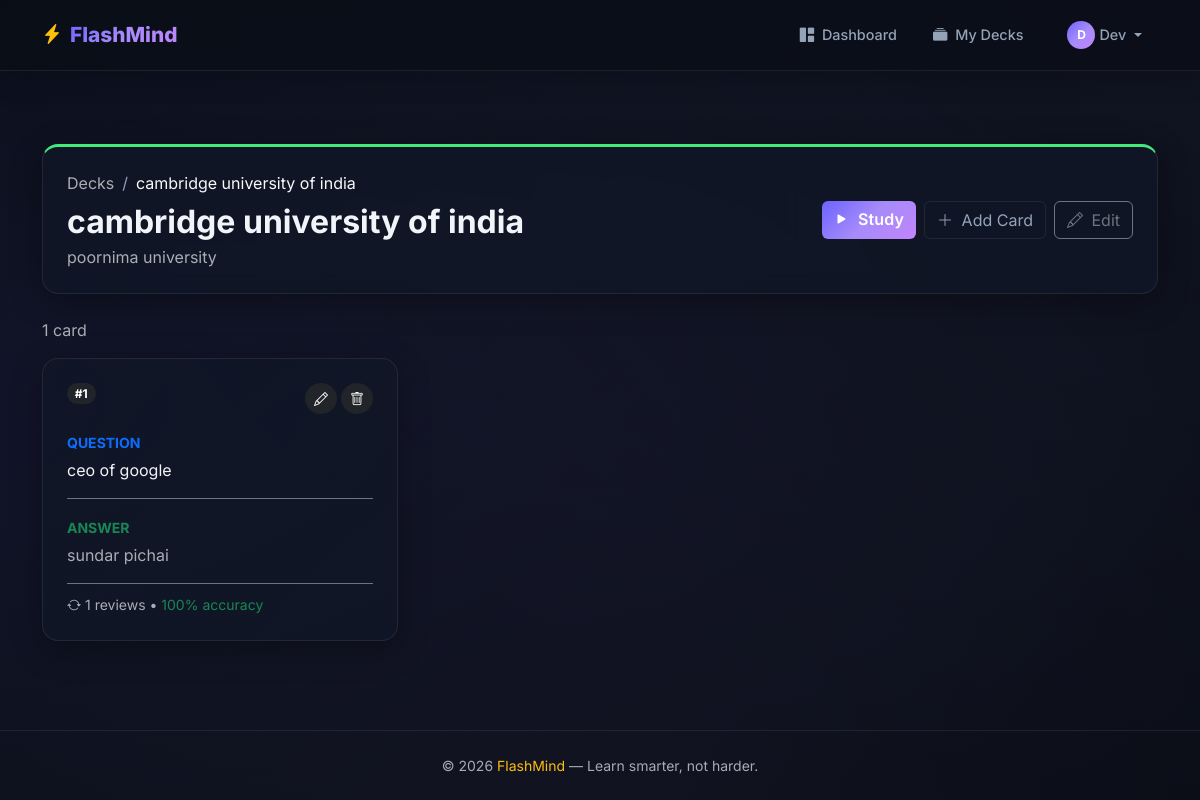
The page /decks/2 (signed in) on the database its author committed.
### models.py (models this page shows, shortened)
class User(UserMixin, db.Model):
    __tablename__ = 'users'
    id = db.Column(db.Integer, primary_key=True)
    username = db.Column(db.String(80), unique=True, nullable=False, index=True)
    email = db.Column(db.String(120), unique=True, nullable=False, index=True)
    password_hash = db.Column(db.String(256), nullable=False)
    created_at = db.Column(db.DateTime, default=lambda: datetime.now(timezone.utc))
    decks = db.relationship('Deck', backref='author', lazy='dynamic', cascade='all, delete-orphan')
    study_sessions = db.relationship('StudySession', backref='user', lazy='dynamic', cascade='all, delete-orphan')

class Deck(db.Model):
    __tablename__ = 'decks'
    id = db.Column(db.Integer, primary_key=True)
    title = db.Column(db.String(200), nullable=False)
    description = db.Column(db.Text, default='')
    color = db.Column(db.String(7), default='#6C63FF')
    user_id = db.Column(db.Integer, db.ForeignKey('users.id'), nullable=False)
    created_at = db.Column(db.DateTime, default=lambda: datetime.now(timezone.utc))
    cards = db.relationship('Card', backref='deck', lazy='dynamic', cascade='all, delete-orphan')
    study_sessions = db.relationship('StudySession', backref='deck', lazy='dynamic', cascade='all, delete-orphan')

class Card(db.Model):
    __tablename__ = 'cards'
    id = db.Column(db.Integer, primary_key=True)
    question = db.Column(db.Text, nullable=False)
    answer = db.Column(db.Text, nullable=False)
    deck_id = db.Column(db.Integer, db.ForeignKey('decks.id'), nullable=False)
    difficulty = db.Column(db.Integer, default=0)  # 0=new, 1=easy, 2=medium, 3=hard
    times_reviewed = db.Column(db.Integer, default=0)
    times_correct = db.Column(db.Integer, default=0)
    next_review = db.Column(db.DateTime, default=lambda: datetime.now(timezone.utc))
    created_at = db.Column(db.DateTime, default=lambda: datetime.now(timezone.utc))
    @property
    def accuracy(self):
        if self.times_reviewed == 0:
            return 0
        return round((self.times_correct / self.times_reviewed) * 100)

### app.py (the view)
@app.route('/decks/<int:deck_id>')
@login_required
def deck_detail(deck_id):
    deck = Deck.query.get_or_404(deck_id)
    if deck.user_id != current_user.id:
        abort(403)
    cards = deck.cards.order_by(Card.created_at.desc()).all()
    return render_template('deck_detail.html', deck=deck, cards=cards)

### app.py (called while the page is built)
@login_manager.user_loader
def load_user(user_id):
    return db.session.get(User, int(user_id))

### templates/deck_detail.html (shortened to what this page needs)
{% extends 'base.html' %}
{% block content %}
<section class="py-5 mt-4">
    <div class="container">
        <div class="glass-card p-4 mb-4 animate-slide-up" style="border-top: 3px solid {{ deck.color }};">
            <div class="row align-items-center">
                <div class="col">
                    <nav aria-label="breadcrumb">
                        <ol class="breadcrumb mb-2">
                            <li class="breadcrumb-item"><a href="{{ url_for('decks') }}" class="text-muted text-decoration-none">Decks</a></li>
                            <li class="breadcrumb-item active text-light">{{ deck.title }}</li>
                        </ol>
                    </nav>
                    <h2 class="fw-bold mb-1">{{ deck.title }}</h2>
                    {% if deck.description %}
                    <p class="text-muted mb-0">{{ deck.description }}</p>
                    {% endif %}
                </div>
                <div class="col-auto d-flex gap-2 flex-wrap">
                    {% if cards %}
                    <a href="{{ url_for('study', deck_id=deck.id) }}" class="btn btn-primary btn-glow">
                        <i class="bi bi-play-fill me-1"></i> Study
                    </a>
                    {% endif %}
                    <a href="{{ url_for('create_card', deck_id=deck.id) }}" class="btn btn-outline-light">
                        <i class="bi bi-plus-lg me-1"></i> Add Card
                    </a>
                    <a href="{{ url_for('edit_deck', deck_id=deck.id) }}" class="btn btn-outline-secondary">
                        <i class="bi bi-pencil me-1"></i> Edit
                    </a>
                </div>
            </div>
        </div>
        {% if cards %}
        <div class="d-flex justify-content-between align-items-center mb-3">
            <p class="text-muted mb-0">{{ cards|length }} card{{ 's' if cards|length != 1 }}</p>
        </div>
        <div class="row g-4">
            {% for card in cards %}
            <div class="col-md-6 col-lg-4 animate-slide-up" style="animation-delay: {{ loop.index * 0.05 }}s;">
                <div class="glass-card card-preview h-100 p-4">
                    <div class="d-flex justify-content-between align-items-start mb-3">
                        <span class="badge bg-dark rounded-pill small">#{{ loop.index }}</span>
                        <div class="d-flex gap-1">
                            <a href="{{ url_for('edit_card', card_id=card.id) }}" class="btn btn-sm btn-dark rounded-circle" title="Edit">
                                <i class="bi bi-pencil"></i>
                            </a>
                            <form method="POST" action="{{ url_for('delete_card', card_id=card.id) }}"
                                  onsubmit="return confirm('Delete this card?');" class="d-inline">
                                <button type="submit" class="btn btn-sm btn-dark rounded-circle" title="Delete">
                                    <i class="bi bi-trash"></i>
                                </button>
                            </form>
                        </div>
                    </div>
                    <div class="mb-3">
                        <small class="text-primary fw-bold text-uppercase">Question</small>
                        <p class="mb-0 mt-1">{{ card.question }}</p>
                    </div>
                    <div class="border-top border-secondary pt-3">
                        <small class="text-success fw-bold text-uppercase">Answer</small>
                        <p class="mb-0 mt-1 text-muted">{{ card.answer }}</p>
                    </div>
                    {% if card.times_reviewed > 0 %}
                    <div class="mt-3 pt-2 border-top border-secondary">
                        <small class="text-muted">
                            <i class="bi bi-arrow-repeat me-1"></i>{{ card.times_reviewed }} reviews •
                            <span class="{% if card.accuracy >= 80 %}text-success{% elif card.accuracy >= 50 %}text-warning{% else %}text-danger{% endif %}">
                                {{ card.accuracy }}% accuracy
                            </span>
                        </small>
                    </div>
                    {% endif %}
                </div>
            </div>
            {% endfor %}
        </div>
        {% endif %}
    </div>
</section>
{% endblock %}

### templates/base.html (shortened to what this page needs)
<!DOCTYPE html>
<html lang="en" data-bs-theme="dark">
<head>
    <link href="https://cdn.jsdelivr.net/npm/bootstrap@5.3.2/dist/css/bootstrap.min.css" rel="stylesheet">
    <link href="https://cdn.jsdelivr.net/npm/bootstrap-icons@1.11.2/font/bootstrap-icons.min.css" rel="stylesheet">
    <link rel="stylesheet" href="{{ url_for('static', filename='css/style.css') }}">
</head>
<body>
    <nav class="navbar navbar-expand-lg navbar-dark fixed-top glass-navbar">
        <div class="container">
            <a class="navbar-brand fw-bold d-flex align-items-center gap-2" href="{{ url_for('index') }}">
                <i class="bi bi-lightning-charge-fill text-warning"></i>
                <span class="brand-text">FlashMind</span>
            </a>
            <div class="collapse navbar-collapse" id="navbarNav">
                <ul class="navbar-nav ms-auto align-items-center gap-1">
                    {% if current_user.is_authenticated %}
                    <li class="nav-item">
                        <a class="nav-link" href="{{ url_for('dashboard') }}">
                            <i class="bi bi-grid-1x2-fill me-1"></i> Dashboard
                        </a>
                    </li>
                    <li class="nav-item">
                        <a class="nav-link" href="{{ url_for('decks') }}">
                            <i class="bi bi-collection-fill me-1"></i> My Decks
                        </a>
                    </li>
                    <li class="nav-item ms-2">
                        <div class="dropdown">
                            <a class="nav-link dropdown-toggle d-flex align-items-center gap-1" href="#" role="button" data-bs-toggle="dropdown">
                                <div class="avatar-sm">{{ current_user.username[0]|upper }}</div>
                                {{ current_user.username }}
                            </a>
                        </div>
                    </li>
                    {% endif %}
                </ul>
            </div>
        </div>
    </nav>
    <div class="container mt-5 pt-4">
    </div>
    <main class="main-content">
        {% block content %}{% endblock %}
    </main>
    <footer class="footer-section mt-auto">
        <div class="container text-center py-4">
            <p class="mb-0 text-muted small">
                &copy; 2026 <span class="text-warning">FlashMind</span> — Learn smarter, not harder.
            </p>
        </div>
    </footer>
</body>
</html>

### static/css/style.css (style rules this page uses)
:root { --bg-primary: #0a0e17; --bg-secondary: #111827; --bg-card: rgba(17, 24, 39, 0.7); --glass-bg: rgba(255, 255, 255, 0.04); --glass-border: rgba(255, 255, 255, 0.08); --glass-shadow: 0 8px 32px rgba(0, 0, 0, 0.3); --accent-primary: #6C63FF; --accent-secondary: #A78BFA; --accent-gradient: linear-gradient(135deg, #6C63FF, #A78BFA, #C084FC); --text-primary: #f1f5f9; --text-muted: #94a3b8; --radius-lg: 16px; --radius-md: 12px; --radius-sm: 8px; --transition: all 0.3s cubic-bezier(0.4, 0, 0.2, 1); }
* { margin: 0; padding: 0; box-sizing: border-box; }
body { font-family: 'Inter', -apple-system, BlinkMacSystemFont, sans-serif; background: var(--bg-primary); color: var(--text-primary); min-height: 100vh; overflow-x: hidden; display: flex; flex-direction: column; }
body::before { content: ''; position: fixed; top: -50%; left: -50%; width: 200%; height: 200%; background: radial-gradient(ellipse at 20% 50%, rgba(108, 99, 255, 0.08) 0%, transparent 50%), radial-gradient(ellipse at 80% 20%, rgba(167, 139, 250, 0.05) 0%, transparent 50%), radial-gradient(ellipse at 50% 80%, rgba(192, 132, 252, 0.04) 0%, transparent 50%); pointer-events: none; z-index: 0; }
.main-content { position: relative; z-index: 1; flex: 1; }
.glass-navbar { background: rgba(10, 14, 23, 0.8) !important; backdrop-filter: blur(20px); -webkit-backdrop-filter: blur(20px); border-bottom: 1px solid var(--glass-border); box-shadow: 0 4px 30px rgba(0, 0, 0, 0.2); padding: 0.8rem 0; transition: var(--transition); }
.brand-text { font-weight: 800; font-size: 1.3rem; background: var(--accent-gradient); -webkit-background-clip: text; -webkit-text-fill-color: transparent; background-clip: text; }
.navbar .nav-link { color: var(--text-muted) !important; font-weight: 500; font-size: 0.9rem; padding: 0.5rem 1rem !important; border-radius: var(--radius-sm); transition: var(--transition); }
.avatar-sm { width: 28px; height: 28px; border-radius: 50%; background: var(--accent-gradient); display: inline-flex; align-items: center; justify-content: center; font-size: 0.75rem; font-weight: 700; color: white; }
.glass-card { background: var(--bg-card); backdrop-filter: blur(10px); -webkit-backdrop-filter: blur(10px); border: 1px solid var(--glass-border); border-radius: var(--radius-lg); box-shadow: var(--glass-shadow); transition: var(--transition); }
.btn-primary { background: var(--accent-gradient) !important; border: none !important; font-weight: 600; letter-spacing: 0.01em; transition: var(--transition); }
.btn-glow { position: relative; overflow: hidden; }
.btn-glow::after { content: ''; position: absolute; top: -50%; left: -50%; width: 200%; height: 200%; background: radial-gradient(circle, rgba(255, 255, 255, 0.15) 0%, transparent 60%); opacity: 0; transition: opacity 0.3s; }
.btn-outline-light { border-color: var(--glass-border); color: var(--text-muted); }
.card-preview { transition: var(--transition); }
.animate-slide-up { animation: slide-up 0.6s cubic-bezier(0.4, 0, 0.2, 1) both; }
.footer-section { border-top: 1px solid var(--glass-border); background: rgba(10, 14, 23, 0.5); }
.breadcrumb { background: none; margin-bottom: 0; }
.breadcrumb-item + .breadcrumb-item::before { color: var(--text-muted); }

### rows shown on the page
User: username "D", username "Dev"
Deck: title "cambridge university of india", description "poornima university"
Card: question "ceo of google", answer "sundar pichai", times_reviewed "1", accuracy "100"

### other values the page prints
{{ cards|length }} "1"
